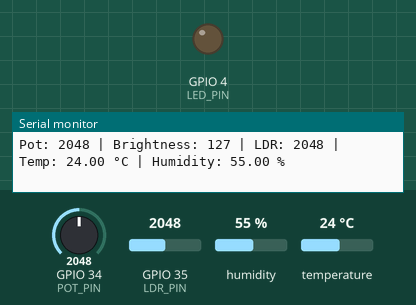
This sketch was run on a simulated ESP32. Parts: output pins drawn as LEDs (lit = HIGH), the last lines printed to the serial monitor. The inputs (shaded band) are chosen by the test bench; at power-on: GPIO 35 (LDR_PIN) = 2048, GPIO 34 (POT_PIN) = 2048, humidity 55 %, temperature 24 °C.

Above: at 1.8 s.
1.9 s: GPIO 35 (LDR_PIN) set to 3460
3.4 s: GPIO 35 (LDR_PIN) set to 3540
At 4.6 s:
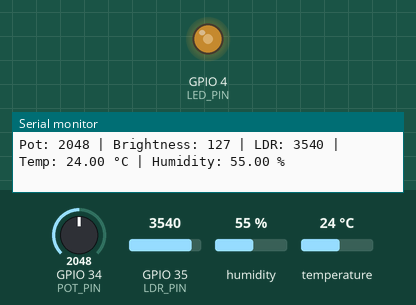
5.5 s: GPIO 34 (POT_PIN) set to 2866
At 7.0 s:
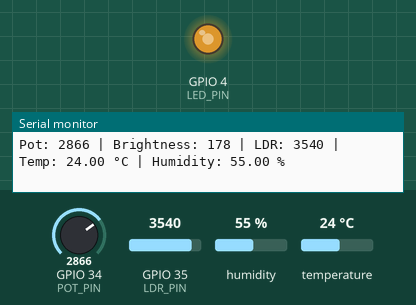
7.6 s: GPIO 34 (POT_PIN) set to 3540
At 9.3 s:
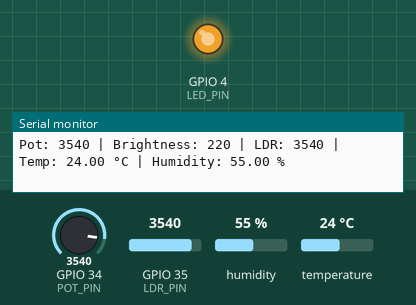
9.6 s: GPIO 34 (POT_PIN) set to 122
At 10.8 s:
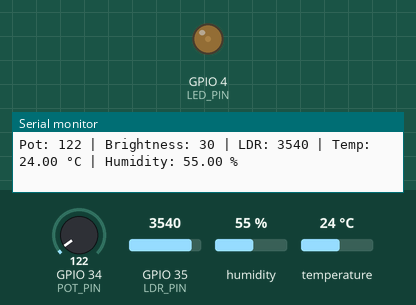
Timing chart, 0 to 12.6 s (numbered marks = the images above; inputs shaded):
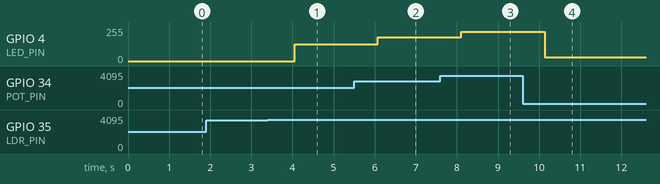

Measured:
- the behaviour switches between 3500 and 3501 on GPIO 35 (LDR_PIN) (found by bisection; images 0 and 1)
- after the input at 3.4 s, GPIO 4 (LED_PIN): 0/255 → 127/255 after 0.65 s
- after the input at 5.5 s, GPIO 4 (LED_PIN): 127/255 → 177/255 after 0.58 s
- after the input at 7.6 s, GPIO 4 (LED_PIN): 177/255 → 219/255 after 0.51 s
- after the input at 9.6 s, GPIO 4 (LED_PIN): 219/255 → 30/255 after 0.53 s

The sketch:

esp32_adc_pwm.ino
```cpp
#include <DHT.h>

// --- Pin Definitions ---
#define POT_PIN   34
#define LDR_PIN   35
#define LED_PIN   4
#define DHT_PIN   32
#define DHT_TYPE  DHT11

DHT dht(DHT_PIN, DHT_TYPE);

// --- PWM Config ---
#define PWM_FREQ  5000
#define PWM_RES   8

// --- LDR Threshold ---
#define LDR_DARK_THRESHOLD 3500

void setup() {
  Serial.begin(115200);

  // PWM setup (ESP32 correct usage)
  ledcAttach(LED_PIN, PWM_FREQ, PWM_RES);

  dht.begin();
}

void loop() {

  // --- Potentiometer ---
  int potVal = analogRead(POT_PIN);
  int brightness = map(potVal, 0, 4095, 0, 255);

  // ensure LED is never completely dead when active
  if (brightness > 0 && brightness < 30) {
    brightness = 30;
  }

  // --- LDR ---
  int ldrVal = analogRead(LDR_PIN);

if (ldrVal > LDR_DARK_THRESHOLD) {
    ledcWrite(LED_PIN, brightness);
  } else {
    ledcWrite(LED_PIN, 0);
  }

  // --- DHT11 Read ---
  float tempC = dht.readTemperature();
  float humidity = dht.readHumidity();

  if (isnan(tempC) || isnan(humidity)) {
    Serial.println("DHT11 read failed!");
    delay(1000);
    return;
  }

  // --- Serial Monitor ---
  Serial.print("Pot: "); Serial.print(potVal);
  Serial.print(" | Brightness: "); Serial.print(brightness);
  Serial.print(" | LDR: "); Serial.print(ldrVal);
  Serial.print(" | Temp: "); Serial.print(tempC);
  Serial.print(" °C | Humidity: "); Serial.print(humidity);
  Serial.println(" %");

  delay(1000);
}
```
